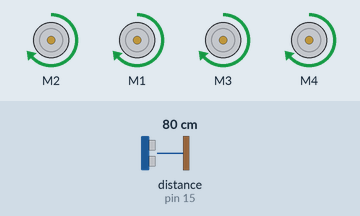
Bench run of a sketch on a simulated Arduino Uno, built with avr-gcc and run on an emulated ATmega328P. Shown: 4 × DC motor (green arrow = forward, orange = backward, longer = faster). Wiring (inferred from the names in the program): ultrasonic range finder: trigger pin 14; echo pin 15. The inputs (shaded band) are chosen by the test bench; at power-on: distance to the obstacle (sensor on pin 15) 80 cm. The echo pulse lasts 58.3 µs per cm; random numbers use the default seed unless the sketch sets one.

Above: at 1.2 s.
1.3 s: distance to the obstacle (sensor on pin 15) set to 31 cm
2.8 s: distance to the obstacle (sensor on pin 15) set to 27 cm
At 4.1 s:
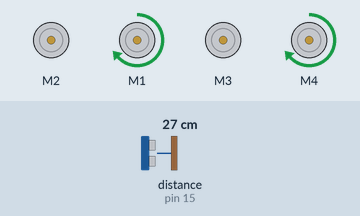
At 5.1 s:
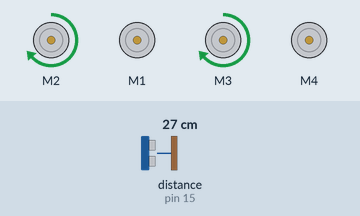
5.8 s: distance to the obstacle (sensor on pin 15) set to 2 cm
At 6.2 s:
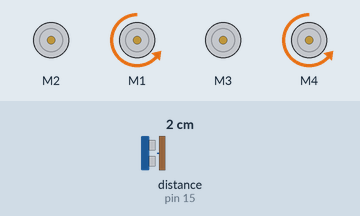
8.8 s: distance to the obstacle (sensor on pin 15) set to 18 cm
11.8 s: distance to the obstacle (sensor on pin 15) set to 35 cm
Timing chart, 0 to 14.6 s (numbered marks = the images above; inputs shaded):
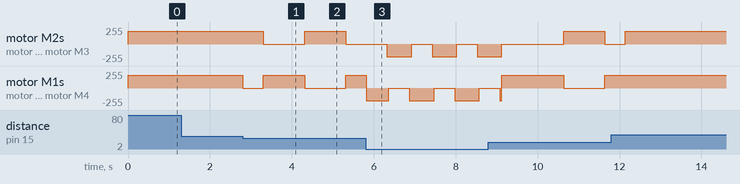

The sketch:

RoboCar4W-1.ino
```cpp
// (licence header left out)
#include <AFMotor.h>

#define VERSION "RoboCar4W ver.2015.02.05"

/*
 * Уровень отладки.
 * Чем больше, тем подробнее.
 * пока используются уровни:
 * Больше 1 - выдача отладочных сообщений
 * Больше 5 - реально моторы не включаются и дистанция не замеряется, а генерируется рандомно
 */
byte debug = 0;

// определяем моторы
AF_DCMotor motorFrontLeft(2);  //  передний левый
AF_DCMotor motorFrontRight(1); //  передний правый
AF_DCMotor motorRearLeft(3);   //  задний левый
AF_DCMotor motorRearRight(4);  //  задний правый

byte SPEED_CURRENT = 0; // текущая скорость моторов

/*
 * Виды поворотов
 */
const byte MOTOR_ROTATE_RIGHT = 0;  // вправо резкий разворот на месте (все левые колеса крутятся вперед, все правые - назад)
const byte MOTOR_TURN_RIGHT   = 1;  // вправо плавный поворот
const byte MOTOR_ROTATE_LEFT  = 2;  // влево резкий разворот на месте
const byte MOTOR_TURN_LEFT    = 3;  // влево плавный поворот
const byte MOTOR_TURN_BACK_RIGHT = 4; // поворот вправо задним ходом
const byte MOTOR_TURN_BACK_LEFT  = 5;

byte MOTOR_PREV_DIRECTION; // предыдущее выполненное направление движения

/*
 * Задержки для езды, поворотов на месте и плавных поворотов.
 * Подбираются экспериментально.
 */
const int DELAY_RUN    = 2;
const int DELAY_RUN_BACK = 50;
const int DELAY_ROTATE = 500;
const int DELAY_TURN   = 500;
const int DELAY_TURN_BACK = 500;

// в сантиметрах (distance threshold) Пороги расстояний до препятствия
// Если ближе, то резкий разворот на месте, иначе плавный доворот
const int DST_TRH_TURN = 28;
// Если ближе, то стоп и назад
const int DST_TRH_BACK = 15;

/* пины для подключения HC-SR04 Ultrasonic Module Distance Measuring
 * 13, 2 цифровые пины
 * 14, 15 аналоговые пины A0 и A1 соответственно
 */
#define SONIC_PIN_TRIG 14 //13
#define SONIC_PIN_ECHO 15 //2
// Detection distance: 2cm--450cm
const int SONIC_DISTANCE_MAX = 450;
const int SONIC_DISTANCE_MIN = 2;


/******************************************
  Main program
******************************************/

void setup() {
  Serial.begin(9600);           // set up Serial library at 9600 bps
  if (debug > 1) Serial.println(VERSION);

  pinMode(SONIC_PIN_TRIG, OUTPUT);
  pinMode(SONIC_PIN_ECHO, INPUT);

  motorInit();
  if (debug  > 1) {
    delay(3000);
  }
}

void loop() {
  if (debug  > 1) Serial.println("\n*** new loop() start ***\n");
  // сравнить измеренные расстояния до препятствий
  // и определить направления движения
  int distance, ch;
  // замер расстояния
  distance = measureDistance();
  if (debug > 1) {
    Serial.print("distance = "); Serial.println(distance);
  }
  // препятствие так близко что надо ехать назад ?
  if ( distance <= DST_TRH_BACK ) {
    if (debug > 1) Serial.println("ALARM! Distance too small!!!");
    // стоп
    motorStop();
    if (debug  > 1) delay(1000);
    // ранее уже поворачивали задним ходом влево?
    if (MOTOR_TURN_BACK_LEFT == MOTOR_PREV_DIRECTION) {
      motorTurnBackRight();
    } else {
      motorTurnBackLeft();
    }
    if (debug  > 1) delay(1000);
    motorRunBack();
    return; // начать новый loop()
  }
  // определить направление поворота
  // прямо
  if ( distance > DST_TRH_TURN )   {
    motorRunForward();
  } else {
    motorStop();
    // направление поворота выбираем рандомно
    int rnd = random(1, 10);
    if (rnd > 5) {
      if (debug  > 1) delay(500);
      motorTurnLeft();
    } else {
      if (debug  > 1) delay(500);
      motorTurnRight();
    }
  }
}


/******************************************
  Functions
******************************************/

// инициализация моторов
void motorInit()  {
  if (debug > 1) Serial.println("motor Init");
  if (debug > 5) return;
  // turn on motor
  motorSetSpeed(190); // скорость мотора 0--255, реально меньше 100 не работает
  motorStop();
}

// движение вперед по прямой
void motorRunForward()  {
  if (debug > 1) Serial.println("Forward");
  if (debug > 5) return;
  motorFrontLeft.run(FORWARD);
  motorFrontRight.run(FORWARD);
  motorRearLeft.run(FORWARD);
  motorRearRight.run(FORWARD);
  delay(DELAY_RUN);
}

// движение назад по прямой
void motorRunBack()  {
  if (debug > 1) Serial.println("Backward");
  if (debug > 5) return;
  motorFrontLeft.run(BACKWARD);
  motorFrontRight.run(BACKWARD);
  motorRearLeft.run(BACKWARD);
  motorRearRight.run(BACKWARD);
  delay(DELAY_RUN_BACK);
}

// правый разворот на месте
void motorRotateRight()  {
  MOTOR_PREV_DIRECTION = MOTOR_ROTATE_RIGHT;
  if (debug > 1) Serial.println("Rotate R");
  if (debug > 5) return;
  motorFrontLeft.run(FORWARD);
  motorFrontRight.run(BACKWARD);
  motorRearLeft.run(FORWARD);
  motorRearRight.run(BACKWARD);
  delay(DELAY_ROTATE);
}

// правый плавный поворот (при движении вперед)
void motorTurnRight()  {
  MOTOR_PREV_DIRECTION = MOTOR_TURN_RIGHT;
  if (debug > 1) Serial.println("Turn R");
  if (debug > 5) return;
  motorFrontLeft.run(FORWARD);
  motorFrontRight.run(RELEASE);
  motorRearLeft.run(FORWARD);
  motorRearRight.run(RELEASE);
  delay(DELAY_TURN);
}

// правый плавный поворот (при движении назад)
void motorTurnBackRight()  {
  MOTOR_PREV_DIRECTION = MOTOR_TURN_BACK_RIGHT;
  if (debug > 1) Serial.println("Turn Back R");
  if (debug > 5) return;
  motorFrontLeft.run(BACKWARD);
  motorFrontRight.run(RELEASE);
  motorRearLeft.run(BACKWARD);
  motorRearRight.run(RELEASE);
  delay(DELAY_TURN_BACK);
}

// левый разворот на месте
void motorRotateLeft()  {
  MOTOR_PREV_DIRECTION = MOTOR_ROTATE_LEFT;
  if (debug > 1) Serial.println("Rotate L");
  if (debug > 5) return;
  motorFrontLeft.run(BACKWARD);
  motorFrontRight.run(FORWARD);
  motorRearLeft.run(BACKWARD);
  motorRearRight.run(FORWARD);
  delay(DELAY_ROTATE);
}

// левый плавный поворот (при движении вперед)
void motorTurnLeft()  {
  MOTOR_PREV_DIRECTION = MOTOR_TURN_LEFT;
  if (debug > 1) Serial.println("Turn L");
  if (debug > 5) return;
  motorFrontLeft.run(RELEASE);
  motorFrontRight.run(FORWARD);
  motorRearLeft.run(RELEASE);
  motorRearRight.run(FORWARD);
  delay(DELAY_TURN);
}

// левый плавный поворот (при движении назад)
void motorTurnBackLeft()  {
  MOTOR_PREV_DIRECTION = MOTOR_TURN_BACK_LEFT;
  if (debug > 1) Serial.println("Turn Back L");
  if (debug > 5) return;
  motorFrontLeft.run(RELEASE);
  motorFrontRight.run(BACKWARD);
  motorRearLeft.run(RELEASE);
  motorRearRight.run(BACKWARD);
  delay(DELAY_TURN_BACK);
}

// стоп резко
void motorStop()  {
  if (debug > 1) Serial.println("Stop");
  if (debug > 5) return;
  motorFrontLeft.run(RELEASE);
  motorFrontRight.run(RELEASE);
  motorRearLeft.run(RELEASE);
  motorRearRight.run(RELEASE);
}

// стоп плавно
void motorStopSlow()  {
  if (debug > 1) Serial.println("Stop slow");
  if (debug > 5) return;
  int speed;
  int diff = SPEED_CURRENT / 3; // сбрасываем скорость в 3 приема
  for (speed = SPEED_CURRENT; speed <= 0; speed -= diff) {
    motorSetSpeed(speed);
    delay(150);
  }
  motorStop(); // тормозим еще раз на всякий случай
}

// разгон плавно
void motorRunSlow()  {
  if (debug) Serial.println("Stop slow");
  if (debug > 5) return;
  int speed;
  int diff = (255 - SPEED_CURRENT) / 3; // набираем скорость в 3 приема
  for (speed = SPEED_CURRENT; speed > 255; speed += diff) {
    motorSetSpeed(speed);
    delay(150);
  }
  motorSetSpeed(255); // устанавливаем максималку еще раз на всякий случай
}

// установить скорость 0--255
void motorSetSpeed(int speed)  {
  // скорость мотора 0--255
  if (speed > 255)
    speed = 255;
  if (speed < 0)
    speed = 0;
  if (debug) {
    Serial.print("Motor set Speed = ");
    Serial.println(speed);
  }
  if (debug > 5) return;
  motorFrontLeft.setSpeed(speed);
  motorFrontRight.setSpeed(speed);
  motorRearLeft.setSpeed(speed);
  motorRearRight.setSpeed(speed);
  // запоминаем текущую скорость
  SPEED_CURRENT = speed;
}

// Возвращает расстояние до препятствия в сантиметрах
int measureDistance()  {
  if (debug > 5) return random(SONIC_DISTANCE_MIN, 50);
  long duration;
  int  distance;
  /* Для запуска передатчика нужно подать на Trig сигнал, длительностью 10мкс.
   * Передатчик который посылает 8 коротких импульсов с частотой 40kHz.
   * Приемник получает отраженный сигнал и на входе Echo генерируется сигнал,
   * длительность которого равна времени прохождения звукового сигнала.
   */
  digitalWrite(SONIC_PIN_TRIG, LOW); // инициализация перед замером
  delayMicroseconds(5); // 3
  digitalWrite(SONIC_PIN_TRIG, HIGH);
  delayMicroseconds(12); // 10
  digitalWrite(SONIC_PIN_TRIG, LOW);

  duration = pulseIn(SONIC_PIN_ECHO, HIGH);
  // Скорость звука 340 м/с или 29 микросекунд на сантиметр.
  // Звук идет вперед и возвращается назад, таким образом время нужно делить на два
  distance = duration / 58; // = microseconds / 29 / 2

  if (distance < SONIC_DISTANCE_MIN )  // out of range
    return SONIC_DISTANCE_MIN;
  if (distance > SONIC_DISTANCE_MAX )  // out of range
    return SONIC_DISTANCE_MAX;

  return distance;
}
```

Measured:
- the behaviour switches between 30 and 29 cm on distance to the obstacle (sensor on pin 15) (found by bisection; images 0 and 1)
- after the input at 1.3 s, every drawn part: stays the same
- after the input at 2.8 s, motor M2, motor M3: forward 190/255 → stopped after 0.51 s, → forward 190/255 1.0 s later, → stopped 1.0 s later; motor M1, motor M4: forward 190/255 → stopped at once, → forward 190/255 0.50 s later, → stopped 1.0 s later, → forward 190/255 1.0 s later
